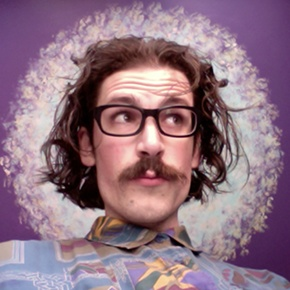
#> input picture opencv_learns/MyPic.jpg, 290 x 290 px
$ python test3.py
#> lines starting #> are read from the running program, lines starting #| are printed output that depends on the picture
import cv2 as cv
import numpy as np
import sys
dir=sys.path[0]
image = cv.imread(f"{dir}/MyPic.jpg")
#> image is the input picture: shape (290, 290, 3); mean B, G, R 129.8, 115.3, 144.3

print(image.shape)
#| (290, 290, 3)
face=image[50:250,50:250]
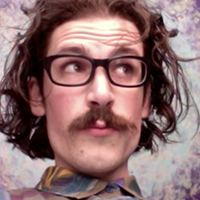
#> face: shape (200, 200, 3); mean B, G, R 110.3, 110.3, 142.2
cv.imshow("hehl",face)
cv.waitKey(0)
print(image)
#> (printed output is left out)
